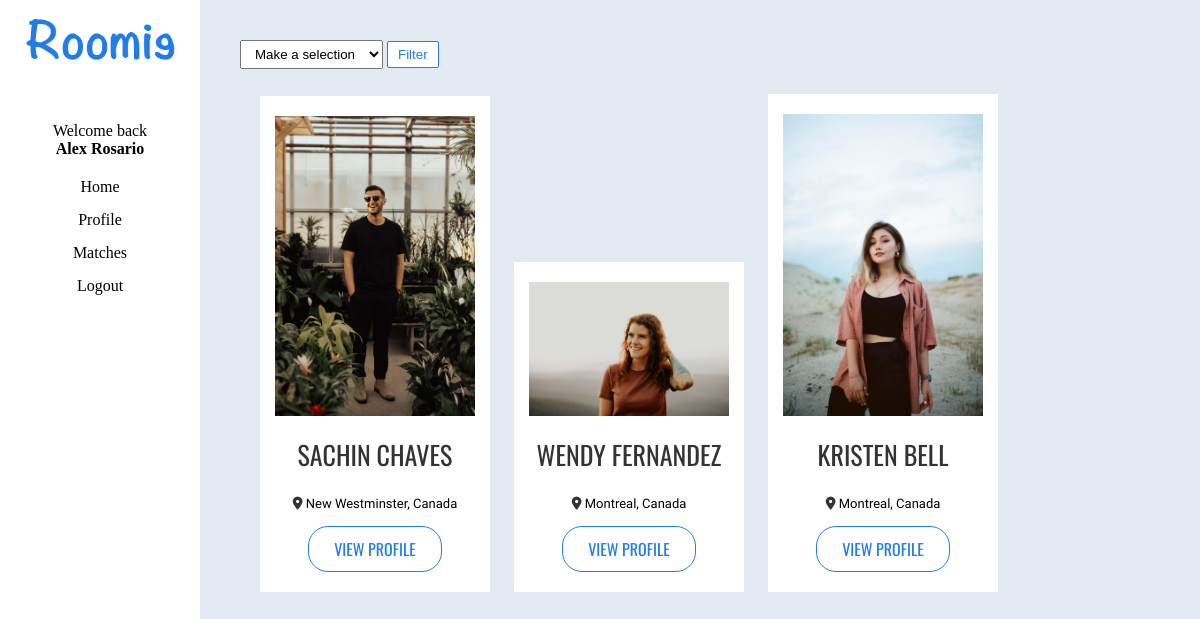
Screenshot of /listing.php (signed in) with the database file from the repository.
### tables this page shows
CREATE TABLE `profiles` (
  `id` int(11) NOT NULL,
  `emailAddress` varchar(255) NOT NULL,
  `password` varchar(255) NOT NULL,
  `fullName` varchar(255) NOT NULL,
  `genderId` int(11) NOT NULL,
  `bio` mediumtext NOT NULL,
  `location` varchar(255) NOT NULL
);

### libs/functions.php (called while the page is built, shortened)
<?php
    function connect(){
        return mysqli_connect("localhost", "sachinch_ecomu", "qwedsa@123", "sachinch_ecom");
    }
    function checkLoggedIn(){
        $user = selectOne("SELECT * FROM profiles WHERE id='".$_SESSION["profilesId"]."'");
        if($user){
        return $user;
        } else {
            header("location: index.php");
        }
    }
    function select($sql){
        $con = connect();
        $result = mysqli_query($con, $sql);
        $data = array();
        while($singleResult = mysqli_fetch_assoc($result)){
            $data[] = $singleResult;
        };
        return $data;
    }
    function selectOne($sql){
        $con = connect();
        $result = mysqli_query($con, $sql);
        $singleResult = mysqli_fetch_assoc($result);
        return $singleResult;
    }
?>

### listing.php (the view, shortened to what this page needs)
<?php
include("libs/functions.php");
$loggedUser = checkLoggedIn();
include("common/header.php");
?>
<div class="wrapper" id="listings">
    <?php
        include("common/nav.php");
    ?>
    <div class="contentWrapper">
    <div class="filter">
        <form method="get" action="listing.php">
            <select name="genderId">
            <option value="">Make a selection</option>
            </select>
            <input type="submit" value="Filter"/>
        </form>
    </div>
    <?php
        $filter = ($_GET["genderId"]) ? ' AND genderId="'.$_GET["genderId"].'"' : "";
        $profiles = select('SELECT profiles
            .id,
            profiles.fullName,profiles.location,
            (
                SELECT
                    photos.filepath
                FROM
                    photos
                WHERE
                    photos.profilesId = profiles.id
                LIMIT 0,
                1
                ) AS photoPath
        FROM profiles
        WHERE id!="'.$loggedUser["id"].'" '.$filter.'');
        if($profiles){
        foreach($profiles as $profile)
        {
            $profile["photoPath"] = ($profile["photoPath"]) ? $profile["photoPath"] : "default.jpg";
            echo '
                <div class="profileCard">
                    <div class="photos">
                        <img src="assets/'.$profile["photoPath"].'" alt=""/>
                    </div>
                    <div class="name">
                        <h3>'.$profile["fullName"].'</h3>
                        <p><i class="fas fa-map-marker-alt"></i> '.$profile["location"].'</p>
                        <a class="cta-secondary" href="viewProfile.php?profileId='.$profile["id"].'">View Profile</a>
                    </div>
                </div>
                ';
        }
        } else {
            echo "<p>No person matches your filter.</p>";
        }
        ?>
    </div>
    </div>
    <?php
        include("common/footer.php");
    ?>

### common/header.php (shortened to what this page needs)
<!DOCTYPE html>
<html lang="en">
<head>
    <link rel="stylesheet" type="text/css" href="css/site.css">
    <link rel="stylesheet" type="text/css" href="css/grid.css">
</head>
<body>

### common/nav.php (shortened to what this page needs)
<header>
    <div id="navFlyout" class="flyouts">
        <div class="navigation">
            <div class="items">
                <div class="logo">
                    <img src="assets/logo.png" alt="Roomie logo">
                </div>
                <ul>
                    <li class="profileInfoText">
                        Welcome back <strong><?=$loggedUser["fullName"]?></strong>
                    </li>
                    <li>
                        <a href="listing.php">Home</a>
                    </li>
                    <li>
                        <a href="#">Profile</a>
                    </li>
                    <li>
                        <a href="matches.php">Matches</a>
                    </li>
                    <li>
                        <a href="logout.php">Logout</a>
                    </li>
                </ul>
            </div>
        </div>
    </div>
</header>

### css/site.css (style rules this page uses)
:root { --primary: #227DE7; --secondary: #333333; --tertiary: #e2e9f1; --background: #FFFFFF; --content: #7d7b77; --headlineOne: 'Oswald', sans-serif; --body: 'Quattrocento', serif; }
* { padding: 0px; margin: 0px; box-sizing: border-box; }
body, html { height: 100%; }
h3 { font-family: var(--headlineOne); text-transform: uppercase; color: var(--secondary); font-size: 26px; font-weight: 400; }
p { font-family: var(--body); padding-top:7px; }
a { text-decoration: none; }
i { color: var(--secondary); }
.cta-secondary { text-transform: uppercase; color:var(--primary); border: 1px solid var(--primary); font-family: var(--headlineOne); padding: 10px 25px; display: inline-block; border-radius:20px; }
.profileCard .photos img { width:200px; max-width: 100%; }
#navFlyout .navigation { background: var(--background); position: fixed; top: 0px; text-align: center; width: 200px; max-width: 100%;; height: 100%; z-index: 97; display: block; left: 0%; }
#navFlyout .navigation .logo img { width: 150px; max-width: 100%; margin-top: 15px; }
#navFlyout .navigation a { color: var(--body); }
.contentWrapper { margin-left:200px; background: var(--tertiary); padding: 40px; height:100%; }
.profileCard { display: inline-block; background: var(--background); padding:20px 15px; margin-left:20px; text-align: center; }
.profileCard h3 { padding: 15px 0; }
.profileCard p { padding-bottom: 15px; font-size: 13px; }
#listings .filter { margin-bottom:25px; }
.filter input[type="submit"] { background: var(--background); border: 1px solid var(--primary); border-radius: 2px; padding: 5px 10px; color: var(--primary); cursor: pointer; }
.filter select { padding: 5px 10px; }
.profileInfoText strong { display: block; }
.profileInfoText { margin-bottom: 20px; margin-top: 40px; }
.navigation li a { margin-bottom: 15px; display: block; }
.wrapper { height: 100%; }

### css/grid.css (style rules this page uses)
* { box-sizing: border-box; }

### rows the page displays
profiles: fullName "Alex Rosario"
profiles: shows a picture, fullName "SACHIN CHAVES", location "New Westminster, Canada"
profiles: shows a picture, fullName "WENDY FERNANDEZ", location "Montreal, Canada"
profiles: shows a picture, fullName "KRISTEN BELL", location "Montreal, Canada"
